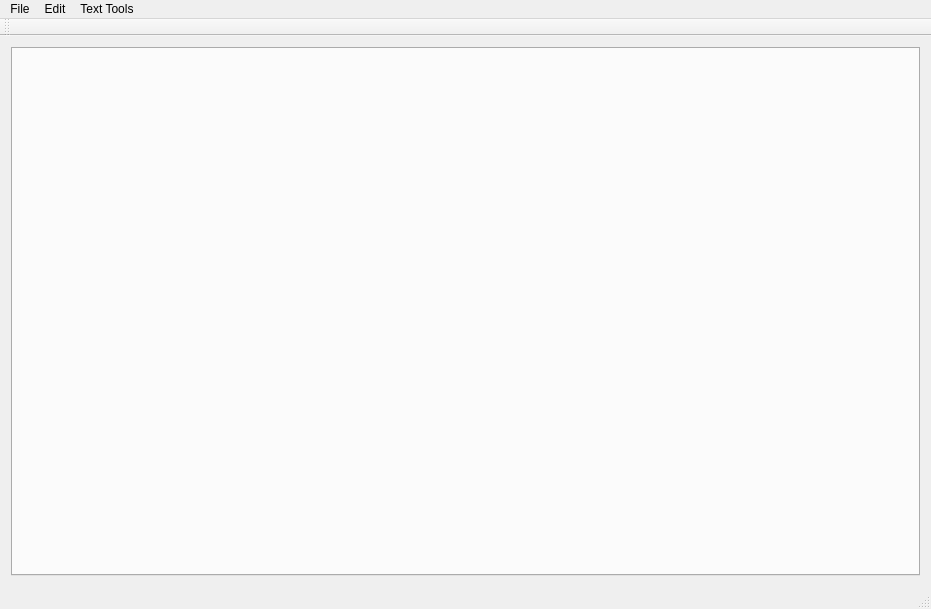
<?xml version="1.0" encoding="UTF-8"?>
<ui version="4.0">
 <class>Notepad</class>
 <widget class="QMainWindow" name="Notepad">
  <property name="geometry">
   <rect>
    <x>0</x>
    <y>0</y>
    <width>931</width>
    <height>609</height>
   </rect>
  </property>
  <property name="windowTitle">
   <string>Notepad</string>
  </property>
  <widget class="QWidget" name="centralWidget">
   <layout class="QHBoxLayout" name="horizontalLayout">
    <item>
     <widget class="QTabWidget" name="tabWidget">
      <property name="currentIndex">
       <number>-1</number>
      </property>
     </widget>
    </item>
   </layout>
  </widget>
  <widget class="QMenuBar" name="menuBar">
   <property name="geometry">
    <rect>
     <x>0</x>
     <y>0</y>
     <width>931</width>
     <height>25</height>
    </rect>
   </property>
   <widget class="QMenu" name="menuFile">
    <property name="title">
     <string>File</string>
    </property>
    <addaction name="actionNew"/>
    <addaction name="actionOpen"/>
    <addaction name="actionSave"/>
    <addaction name="actionSave_As"/>
   </widget>
   <widget class="QMenu" name="menuEdit">
    <property name="title">
     <string>Edit</string>
    </property>
    <addaction name="actionCut"/>
    <addaction name="actionCopy"/>
    <addaction name="actionPaste"/>
    <addaction name="actionUndo"/>
    <addaction name="actionRedo"/>
   </widget>
   <widget class="QMenu" name="menuText_Tools">
    <property name="title">
     <string>Text Tools</string>
    </property>
    <widget class="QMenu" name="menuChange_Case">
     <property name="title">
      <string>Change Case</string>
     </property>
     <addaction name="actionUPPER"/>
     <addaction name="actionlower"/>
    </widget>
    <addaction name="actionFont"/>
    <addaction name="actionSearch_Word"/>
    <addaction name="menuChange_Case"/>
   </widget>
   <addaction name="menuFile"/>
   <addaction name="menuEdit"/>
   <addaction name="menuText_Tools"/>
  </widget>
  <widget class="QToolBar" name="mainToolBar">
   <attribute name="toolBarArea">
    <enum>TopToolBarArea</enum>
   </attribute>
   <attribute name="toolBarBreak">
    <bool>false</bool>
   </attribute>
  </widget>
  <widget class="QStatusBar" name="statusBar"/>
  <action name="actionNew">
   <property name="text">
    <string>New</string>
   </property>
   <property name="shortcut">
    <string>Ctrl+N</string>
   </property>
  </action>
  <action name="actionOpen">
   <property name="text">
    <string>Open</string>
   </property>
   <property name="shortcut">
    <string>Ctrl+O</string>
   </property>
  </action>
  <action name="actionSave">
   <property name="text">
    <string>Save</string>
   </property>
   <property name="shortcut">
    <string>Ctrl+S</string>
   </property>
  </action>
  <action name="actionSave_As">
   <property name="text">
    <string>Save As</string>
   </property>
   <property name="shortcut">
    <string>Ctrl+Shift+S</string>
   </property>
  </action>
  <action name="actionCopy">
   <property name="text">
    <string>Copy</string>
   </property>
   <property name="shortcut">
    <string>Ctrl+C</string>
   </property>
  </action>
  <action name="actionPaste">
   <property name="text">
    <string>Paste</string>
   </property>
   <property name="shortcut">
    <string>Ctrl+V</string>
   </property>
  </action>
  <action name="actionUndo">
   <property name="text">
    <string>Undo</string>
   </property>
   <property name="shortcut">
    <string>Ctrl+Z</string>
   </property>
  </action>
  <action name="actionRedo">
   <property name="text">
    <string>Redo</string>
   </property>
  </action>
  <action name="actionFont">
   <property name="text">
    <string>Font</string>
   </property>
   <property name="shortcut">
    <string>Ctrl+Shift+F</string>
   </property>
  </action>
  <action name="actionSearch_Word">
   <property name="text">
    <string>Search Word</string>
   </property>
   <property name="shortcut">
    <string>Ctrl+F</string>
   </property>
  </action>
  <action name="actionUPPER">
   <property name="text">
    <string>UPPER</string>
   </property>
   <property name="shortcut">
    <string>Ctrl+Shift+U</string>
   </property>
  </action>
  <action name="actionlower">
   <property name="text">
    <string>lower</string>
   </property>
   <property name="shortcut">
    <string>Ctrl+Shift+L</string>
   </property>
  </action>
  <action name="actionCut">
   <property name="text">
    <string>Cut</string>
   </property>
  </action>
 </widget>
 <layoutdefault spacing="6" margin="11"/>
 <resources/>
 <connections/>
</ui>
